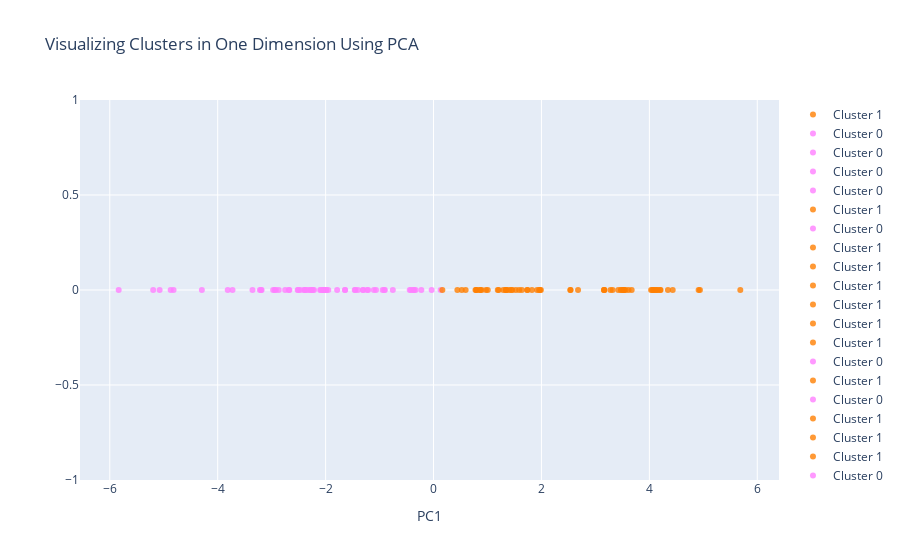

Notebook code cell kept with this figure:
### Code cell
data = []

country_cluster = []
colors = ['rgba(255, 128, 255, 0.8)', 'rgba(255, 128, 2, 0.8)', 'rgba(0, 255, 200, 0.8)']
for i in range(124):
    data.append(go.Scatter(
                        x = [plotX["PC1_1d"][i]], #x=df_X_reduced[0],
                        y = [0], # ['Cluster ' + str(int(plotX['Cluster'][i]))], 
                        mode = "markers",
                        name = 'Cluster ' + str(int(plotX['Cluster'][i])),
                        #name = 'Cluster ' + str(int(plotX['Cluster'][i])) , # cat_country[i+1],
                        marker = dict(color = colors[int(plotX['Cluster'][i])]),
                        text = ""#cat_country[i+1]
                        #showlegend=True
                ))
    
title = "Visualizing Clusters in One Dimension Using PCA"

layout = dict(title = title,
              xaxis= dict(title= 'PC1',ticklen= 5,zeroline= False),
              yaxis= dict(title= '',ticklen= 5,zeroline= False)
             )

fig = dict(data = data, layout = layout)

fig['data'][0]['showlegend'] = False
#fig['data'][0]['name'] = 'Humidity'

iplot(fig)

### Figure 1 — Plotly figure (JSON) as saved in the notebook; plotly's stock layout.template omitted (floating-point values rounded to 4 significant figures)
{"data": [{"marker": {"color": "rgba(255, 128, 2, 0.8)"}, "mode": "markers", "name": "Cluster 1", "showlegend": false, "text": "", "type": "scatter", "x": [3.168], "y": [0]}, {"marker": {"color": "rgba(255, 128, 2, 0.8)"}, "mode": "markers", "name": "Cluster 1", "text": "", "type": "scatter", "x": [0.8638], "y": [0]}, {"marker": {"color": "rgba(255, 128, 255, 0.8)"}, "mode": "markers", "name": "Cluster 0", "text": "", "type": "scatter", "x": [-2.04], "y": [0]}, {"marker": {"color": "rgba(255, 128, 255, 0.8)"}, "mode": "markers", "name": "Cluster 0", "text": "", "type": "scatter", "x": [-2.869], "y": [0]}, {"marker": {"color": "rgba(255, 128, 255, 0.8)"}, "mode": "markers", "name": "Cluster 0", "text": "", "type": "scatter", "x": [-1.991], "y": [0]}, {"marker": {"color": "rgba(255, 128, 255, 0.8)"}, "mode": "markers", "name": "Cluster 0", "text": "", "type": "scatter", "x": [-2.973], "y": [0]}, {"marker": {"color": "rgba(255, 128, 2, 0.8)"}, "mode": "markers", "name": "Cluster 1", "text": "", "type": "scatter", "x": [0.9722], "y": [0]}, {"marker": {"color": "rgba(255, 128, 255, 0.8)"}, "mode": "markers", "name": "Cluster 0", "text": "", "type": "scatter", "x": [-1.951], "y": [0]}, {"marker": {"color": "rgba(255, 128, 2, 0.8)"}, "mode": "markers", "name": "Cluster 1", "text": "", "type": "scatter", "x": [0.5234], "y": [0]}, {"marker": {"color": "rgba(255, 128, 2, 0.8)"}, "mode": "markers", "name": "Cluster 1", "text": "", "type": "scatter", "x": [2.678], "y": [0]}, {"marker": {"color": "rgba(255, 128, 2, 0.8)"}, "mode": "markers", "name": "Cluster 1", "text": "", "type": "scatter", "x": [3.672], "y": [0]}, {"marker": {"color": "rgba(255, 128, 2, 0.8)"}, "mode": "markers", "name": "Cluster 1", "text": "", "type": "scatter", "x": [1.742], "y": [0]}, {"marker": {"color": "rgba(255, 128, 2, 0.8)"}, "mode": "markers", "name": "Cluster 1", "text": "", "type": "scatter", "x": [3.161], "y": [0]}, {"marker": {"color": "rgba(255, 128, 2, 0.8)"}, "mode": "markers", "name": "Cluster 1", "text": "", "type": "scatter", "x": [0.5949], "y": [0]}, {"marker": {"color": "rgba(255, 128, 255, 0.8)"}, "mode": "markers", "name": "Cluster 0", "text": "", "type": "scatter", "x": [-4.294], "y": [0]}, {"marker": {"color": "rgba(255, 128, 2, 0.8)"}, "mode": "markers", "name": "Cluster 1", "text": "", "type": "scatter", "x": [4.157], "y": [0]}, {"marker": {"color": "rgba(255, 128, 255, 0.8)"}, "mode": "markers", "name": "Cluster 0", "text": "", "type": "scatter", "x": [-0.9438], "y": [0]}, {"marker": {"color": "rgba(255, 128, 2, 0.8)"}, "mode": "markers", "name": "Cluster 1", "text": "", "type": "scatter", "x": [3.518], "y": [0]}, {"marker": {"color": "rgba(255, 128, 2, 0.8)"}, "mode": "markers", "name": "Cluster 1", "text": "", "type": "scatter", "x": [3.56], "y": [0]}, {"marker": {"color": "rgba(255, 128, 2, 0.8)"}, "mode": "markers", "name": "Cluster 1", "text": "", "type": "scatter", "x": [4.913], "y": [0]}, {"marker": {"color": "rgba(255, 128, 255, 0.8)"}, "mode": "markers", "name": "Cluster 0", "text": "", "type": "scatter", "x": [-2.672], "y": [0]}, {"marker": {"color": "rgba(255, 128, 255, 0.8)"}, "mode": "markers", "name": "Cluster 0", "text": "", "type": "scatter", "x": [-3.218], "y": [0]}, {"marker": {"color": "rgba(255, 128, 255, 0.8)"}, "mode": "markers", "name": "Cluster 0", "text": "", "type": "scatter", "x": [-2.75], "y": [0]}, {"marker": {"color": "rgba(255, 128, 2, 0.8)"}, "mode": "markers", "name": "Cluster 1", "text": "", "type": "scatter", "x": [1.824], "y": [0]}, {"marker": {"color": "rgba(255, 128, 255, 0.8)"}, "mode": "markers", "name": "Cluster 0", "text": "", "type": "scatter", "x": [-2.102], "y": [0]}, {"marker": {"color": "rgba(255, 128, 255, 0.8)"}, "mode": "markers", "name": "Cluster 0", "text": "", "type": "scatter", "x": [-2.283], "y": [0]}, {"marker": {"color": "rgba(255, 128, 2, 0.8)"}, "mode": "markers", "name": "Cluster 1", "text": "", "type": "scatter", "x": [1.989], "y": [0]}, {"marker": {"color": "rgba(255, 128, 2, 0.8)"}, "mode": "markers", "name": "Cluster 1", "text": "", "type": "scatter", "x": [3.532], "y": [0]}, {"marker": {"color": "rgba(255, 128, 2, 0.8)"}, "mode": "markers", "name": "Cluster 1", "text": "", "type": "scatter", "x": [4.085], "y": [0]}, {"marker": {"color": "rgba(255, 128, 2, 0.8)"}, "mode": "markers", "name": "Cluster 1", "text": "", "type": "scatter", "x": [1.005], "y": [0]}, {"marker": {"color": "rgba(255, 128, 2, 0.8)"}, "mode": "markers", "name": "Cluster 1", "text": "", "type": "scatter", "x": [1.19], "y": [0]}, {"marker": {"color": "rgba(255, 128, 255, 0.8)"}, "mode": "markers", "name": "Cluster 0", "text": "", "type": "scatter", "x": [-2.238], "y": [0]}, {"marker": {"color": "rgba(255, 128, 255, 0.8)"}, "mode": "markers", "name": "Cluster 0", "text": "", "type": "scatter", "x": [-2.683], "y": [0]}, {"marker": {"color": "rgba(255, 128, 2, 0.8)"}, "mode": "markers", "name": "Cluster 1", "text": "", "type": "scatter", "x": [3.319], "y": [0]}, {"marker": {"color": "rgba(255, 128, 255, 0.8)"}, "mode": "markers", "name": "Cluster 0", "text": "", "type": "scatter", "x": [-2.39], "y": [0]}, {"marker": {"color": "rgba(255, 128, 255, 0.8)"}, "mode": "markers", "name": "Cluster 0", "text": "", "type": "scatter", "x": [-0.3626], "y": [0]}, {"marker": {"color": "rgba(255, 128, 255, 0.8)"}, "mode": "markers", "name": "Cluster 0", "text": "", "type": "scatter", "x": [-3.814], "y": [0]}, {"marker": {"color": "rgba(255, 128, 255, 0.8)"}, "mode": "markers", "name": "Cluster 0", "text": "", "type": "scatter", "x": [-1.401], "y": [0]}, {"marker": {"color": "rgba(255, 128, 255, 0.8)"}, "mode": "markers", "name": "Cluster 0", "text": "", "type": "scatter", "x": [-2.023], "y": [0]}, {"marker": {"color": "rgba(255, 128, 255, 0.8)"}, "mode": "markers", "name": "Cluster 0", "text": "", "type": "scatter", "x": [-2.467], "y": [0]}, {"marker": {"color": "rgba(255, 128, 255, 0.8)"}, "mode": "markers", "name": "Cluster 0", "text": "", "type": "scatter", "x": [-2.942], "y": [0]}, {"marker": {"color": "rgba(255, 128, 2, 0.8)"}, "mode": "markers", "name": "Cluster 1", "text": "", "type": "scatter", "x": [3.476], "y": [0]}, {"marker": {"color": "rgba(255, 128, 2, 0.8)"}, "mode": "markers", "name": "Cluster 1", "text": "", "type": "scatter", "x": [4.433], "y": [0]}, {"marker": {"color": "rgba(255, 128, 255, 0.8)"}, "mode": "markers", "name": "Cluster 0", "text": "", "type": "scatter", "x": [-4.818], "y": [0]}, {"marker": {"color": "rgba(255, 128, 255, 0.8)"}, "mode": "markers", "name": "Cluster 0", "text": "", "type": "scatter", "x": [-1.306], "y": [0]}, {"marker": {"color": "rgba(255, 128, 2, 0.8)"}, "mode": "markers", "name": "Cluster 1", "text": "", "type": "scatter", "x": [1.209], "y": [0]}, {"marker": {"color": "rgba(255, 128, 255, 0.8)"}, "mode": "markers", "name": "Cluster 0", "text": "", "type": "scatter", "x": [-2.924], "y": [0]}, {"marker": {"color": "rgba(255, 128, 255, 0.8)"}, "mode": "markers", "name": "Cluster 0", "text": "", "type": "scatter", "x": [-2.324], "y": [0]}, {"marker": {"color": "rgba(255, 128, 255, 0.8)"}, "mode": "markers", "name": "Cluster 0", "text": "", "type": "scatter", "x": [-0.9019], "y": [0]}, {"marker": {"color": "rgba(255, 128, 255, 0.8)"}, "mode": "markers", "name": "Cluster 0", "text": "", "type": "scatter", "x": [-0.3334], "y": [0]}, {"marker": {"color": "rgba(255, 128, 255, 0.8)"}, "mode": "markers", "name": "Cluster 0", "text": "", "type": "scatter", "x": [-2.517], "y": [0]}, {"marker": {"color": "rgba(255, 128, 255, 0.8)"}, "mode": "markers", "name": "Cluster 0", "text": "", "type": "scatter", "x": [-3.355], "y": [0]}, {"marker": {"color": "rgba(255, 128, 255, 0.8)"}, "mode": "markers", "name": "Cluster 0", "text": "", "type": "scatter", "x": [-2.396], "y": [0]}, {"marker": {"color": "rgba(255, 128, 2, 0.8)"}, "mode": "markers", "name": "Cluster 1", "text": "", "type": "scatter", "x": [0.4418], "y": [0]}, {"marker": {"color": "rgba(255, 128, 255, 0.8)"}, "mode": "markers", "name": "Cluster 0", "text": "", "type": "scatter", "x": [-4.872], "y": [0]}, {"marker": {"color": "rgba(255, 128, 2, 0.8)"}, "mode": "markers", "name": "Cluster 1", "text": "", "type": "scatter", "x": [2.537], "y": [0]}, {"marker": {"color": "rgba(255, 128, 2, 0.8)"}, "mode": "markers", "name": "Cluster 1", "text": "", "type": "scatter", "x": [4.118], "y": [0]}, {"marker": {"color": "rgba(255, 128, 2, 0.8)"}, "mode": "markers", "name": "Cluster 1", "text": "", "type": "scatter", "x": [3.613], "y": [0]}, {"marker": {"color": "rgba(255, 128, 2, 0.8)"}, "mode": "markers", "name": "Cluster 1", "text": "", "type": "scatter", "x": [1.638], "y": [0]}, {"marker": {"color": "rgba(255, 128, 255, 0.8)"}, "mode": "markers", "name": "Cluster 0", "text": "", "type": "scatter", "x": [-2.507], "y": [0]}, {"marker": {"color": "rgba(255, 128, 255, 0.8)"}, "mode": "markers", "name": "Cluster 0", "text": "", "type": "scatter", "x": [-0.2266], "y": [0]}, {"marker": {"color": "rgba(255, 128, 2, 0.8)"}, "mode": "markers", "name": "Cluster 1", "text": "", "type": "scatter", "x": [1.46], "y": [0]}, {"marker": {"color": "rgba(255, 128, 255, 0.8)"}, "mode": "markers", "name": "Cluster 0", "text": "", "type": "scatter", "x": [-5.077], "y": [0]}, {"marker": {"color": "rgba(255, 128, 2, 0.8)"}, "mode": "markers", "name": "Cluster 1", "text": "", "type": "scatter", "x": [2.537], "y": [0]}, {"marker": {"color": "rgba(255, 128, 2, 0.8)"}, "mode": "markers", "name": "Cluster 1", "text": "", "type": "scatter", "x": [1.524], "y": [0]}, {"marker": {"color": "rgba(255, 128, 2, 0.8)"}, "mode": "markers", "name": "Cluster 1", "text": "", "type": "scatter", "x": [4.198], "y": [0]}, {"marker": {"color": "rgba(255, 128, 2, 0.8)"}, "mode": "markers", "name": "Cluster 1", "text": "", "type": "scatter", "x": [3.28], "y": [0]}, {"marker": {"color": "rgba(255, 128, 255, 0.8)"}, "mode": "markers", "name": "Cluster 0", "text": "", "type": "scatter", "x": [-1.45], "y": [0]}, {"marker": {"color": "rgba(255, 128, 2, 0.8)"}, "mode": "markers", "name": "Cluster 1", "text": "", "type": "scatter", "x": [4.208], "y": [0]}, {"marker": {"color": "rgba(255, 128, 255, 0.8)"}, "mode": "markers", "name": "Cluster 0", "text": "", "type": "scatter", "x": [-1.786], "y": [0]}, {"marker": {"color": "rgba(255, 128, 2, 0.8)"}, "mode": "markers", "name": "Cluster 1", "text": "", "type": "scatter", "x": [4.053], "y": [0]}, {"marker": {"color": "rgba(255, 128, 255, 0.8)"}, "mode": "markers", "name": "Cluster 0", "text": "", "type": "scatter", "x": [-2.215], "y": [0]}, {"marker": {"color": "rgba(255, 128, 2, 0.8)"}, "mode": "markers", "name": "Cluster 1", "text": "", "type": "scatter", "x": [0.7944], "y": [0]}, {"marker": {"color": "rgba(255, 128, 255, 0.8)"}, "mode": "markers", "name": "Cluster 0", "text": "", "type": "scatter", "x": [-5.835], "y": [0]}, {"marker": {"color": "rgba(255, 128, 255, 0.8)"}, "mode": "markers", "name": "Cluster 0", "text": "", "type": "scatter", "x": [-1.067], "y": [0]}, {"marker": {"color": "rgba(255, 128, 2, 0.8)"}, "mode": "markers", "name": "Cluster 1", "text": "", "type": "scatter", "x": [4.032], "y": [0]}, {"marker": {"color": "rgba(255, 128, 255, 0.8)"}, "mode": "markers", "name": "Cluster 0", "text": "", "type": "scatter", "x": [-1.211], "y": [0]}, {"marker": {"color": "rgba(255, 128, 255, 0.8)"}, "mode": "markers", "name": "Cluster 0", "text": "", "type": "scatter", "x": [-0.4408], "y": [0]}, {"marker": {"color": "rgba(255, 128, 2, 0.8)"}, "mode": "markers", "name": "Cluster 1", "text": "", "type": "scatter", "x": [0.7969], "y": [0]}, {"marker": {"color": "rgba(255, 128, 255, 0.8)"}, "mode": "markers", "name": "Cluster 0", "text": "", "type": "scatter", "x": [-3.726], "y": [0]}, {"marker": {"color": "rgba(255, 128, 255, 0.8)"}, "mode": "markers", "name": "Cluster 0", "text": "", "type": "scatter", "x": [-0.03501], "y": [0]}, {"marker": {"color": "rgba(255, 128, 2, 0.8)"}, "mode": "markers", "name": "Cluster 1", "text": "", "type": "scatter", "x": [1.587], "y": [0]}, {"marker": {"color": "rgba(255, 128, 255, 0.8)"}, "mode": "markers", "name": "Cluster 0", "text": "", "type": "scatter", "x": [-5.196], "y": [0]}, {"marker": {"color": "rgba(255, 128, 255, 0.8)"}, "mode": "markers", "name": "Cluster 0", "text": "", "type": "scatter", "x": [-2.049], "y": [0]}, {"marker": {"color": "rgba(255, 128, 2, 0.8)"}, "mode": "markers", "name": "Cluster 1", "text": "", "type": "scatter", "x": [3.525], "y": [0]}, {"marker": {"color": "rgba(255, 128, 255, 0.8)"}, "mode": "markers", "name": "Cluster 0", "text": "", "type": "scatter", "x": [0.131], "y": [0]}, {"marker": {"color": "rgba(255, 128, 255, 0.8)"}, "mode": "markers", "name": "Cluster 0", "text": "", "type": "scatter", "x": [-1.987], "y": [0]}, {"marker": {"color": "rgba(255, 128, 2, 0.8)"}, "mode": "markers", "name": "Cluster 1", "text": "", "type": "scatter", "x": [3.424], "y": [0]}, {"marker": {"color": "rgba(255, 128, 255, 0.8)"}, "mode": "markers", "name": "Cluster 0", "text": "", "type": "scatter", "x": [-1.642], "y": [0]}, {"marker": {"color": "rgba(255, 128, 255, 0.8)"}, "mode": "markers", "name": "Cluster 0", "text": "", "type": "scatter", "x": [-0.7543], "y": [0]}, {"marker": {"color": "rgba(255, 128, 2, 0.8)"}, "mode": "markers", "name": "Cluster 1", "text": "", "type": "scatter", "x": [4.344], "y": [0]}, {"marker": {"color": "rgba(255, 128, 2, 0.8)"}, "mode": "markers", "name": "Cluster 1", "text": "", "type": "scatter", "x": [1.357], "y": [0]}, {"marker": {"color": "rgba(255, 128, 255, 0.8)"}, "mode": "markers", "name": "Cluster 0", "text": "", "type": "scatter", "x": [-0.4189], "y": [0]}, {"marker": {"color": "rgba(255, 128, 255, 0.8)"}, "mode": "markers", "name": "Cluster 0", "text": "", "type": "scatter", "x": [-0.3729], "y": [0]}, {"marker": {"color": "rgba(255, 128, 255, 0.8)"}, "mode": "markers", "name": "Cluster 0", "text": "", "type": "scatter", "x": [-2.266], "y": [0]}, {"marker": {"color": "rgba(255, 128, 2, 0.8)"}, "mode": "markers", "name": "Cluster 1", "text": "", "type": "scatter", "x": [0.1636], "y": [0]}, {"marker": {"color": "rgba(255, 128, 2, 0.8)"}, "mode": "markers", "name": "Cluster 1", "text": "", "type": "scatter", "x": [1.973], "y": [0]}, {"marker": {"color": "rgba(255, 128, 2, 0.8)"}, "mode": "markers", "name": "Cluster 1", "text": "", "type": "scatter", "x": [3.478], "y": [0]}, {"marker": {"color": "rgba(255, 128, 255, 0.8)"}, "mode": "markers", "name": "Cluster 0", "text": "", "type": "scatter", "x": [-3.197], "y": [0]}, {"marker": {"color": "rgba(255, 128, 255, 0.8)"}, "mode": "markers", "name": "Cluster 0", "text": "", "type": "scatter", "x": [-2.086], "y": [0]}, {"marker": {"color": "rgba(255, 128, 2, 0.8)"}, "mode": "markers", "name": "Cluster 1", "text": "", "type": "scatter", "x": [0.7776], "y": [0]}, {"marker": {"color": "rgba(255, 128, 2, 0.8)"}, "mode": "markers", "name": "Cluster 1", "text": "", "type": "scatter", "x": [1.339], "y": [0]}, {"marker": {"color": "rgba(255, 128, 255, 0.8)"}, "mode": "markers", "name": "Cluster 0", "text": "", "type": "scatter", "x": [-1.639], "y": [0]}, {"marker": {"color": "rgba(255, 128, 2, 0.8)"}, "mode": "markers", "name": "Cluster 1", "text": "", "type": "scatter", "x": [4.074], "y": [0]}, {"marker": {"color": "rgba(255, 128, 2, 0.8)"}, "mode": "markers", "name": "Cluster 1", "text": "", "type": "scatter", "x": [1.918], "y": [0]}, {"marker": {"color": "rgba(255, 128, 2, 0.8)"}, "mode": "markers", "name": "Cluster 1", "text": "", "type": "scatter", "x": [0.8939], "y": [0]}, {"marker": {"color": "rgba(255, 128, 2, 0.8)"}, "mode": "markers", "name": "Cluster 1", "text": "", "type": "scatter", "x": [1.405], "y": [0]}, {"marker": {"color": "rgba(255, 128, 255, 0.8)"}, "mode": "markers", "name": "Cluster 0", "text": "", "type": "scatter", "x": [-1.307], "y": [0]}, {"marker": {"color": "rgba(255, 128, 2, 0.8)"}, "mode": "markers", "name": "Cluster 1", "text": "", "type": "scatter", "x": [1.958], "y": [0]}, {"marker": {"color": "rgba(255, 128, 255, 0.8)"}, "mode": "markers", "name": "Cluster 0", "text": "", "type": "scatter", "x": [-0.9149], "y": [0]}, {"marker": {"color": "rgba(255, 128, 2, 0.8)"}, "mode": "markers", "name": "Cluster 1", "text": "", "type": "scatter", "x": [1.735], "y": [0]}, {"marker": {"color": "rgba(255, 128, 2, 0.8)"}, "mode": "markers", "name": "Cluster 1", "text": "", "type": "scatter", "x": [1.34], "y": [0]}, {"marker": {"color": "rgba(255, 128, 255, 0.8)"}, "mode": "markers", "name": "Cluster 0", "text": "", "type": "scatter", "x": [-1.46], "y": [0]}, {"marker": {"color": "rgba(255, 128, 255, 0.8)"}, "mode": "markers", "name": "Cluster 0", "text": "", "type": "scatter", "x": [-3.187], "y": [0]}, {"marker": {"color": "rgba(255, 128, 2, 0.8)"}, "mode": "markers", "name": "Cluster 1", "text": "", "type": "scatter", "x": [1.293], "y": [0]}, {"marker": {"color": "rgba(255, 128, 255, 0.8)"}, "mode": "markers", "name": "Cluster 0", "text": "", "type": "scatter", "x": [-1.106], "y": [0]}, {"marker": {"color": "rgba(255, 128, 255, 0.8)"}, "mode": "markers", "name": "Cluster 0", "text": "", "type": "scatter", "x": [-1.231], "y": [0]}, {"marker": {"color": "rgba(255, 128, 2, 0.8)"}, "mode": "markers", "name": "Cluster 1", "text": "", "type": "scatter", "x": [5.685], "y": [0]}, {"marker": {"color": "rgba(255, 128, 255, 0.8)"}, "mode": "markers", "name": "Cluster 0", "text": "", "type": "scatter", "x": [-2.363], "y": [0]}, {"marker": {"color": "rgba(255, 128, 2, 0.8)"}, "mode": "markers", "name": "Cluster 1", "text": "", "type": "scatter", "x": [0.8617], "y": [0]}, {"marker": {"color": "rgba(255, 128, 2, 0.8)"}, "mode": "markers", "name": "Cluster 1", "text": "", "type": "scatter", "x": [1.442], "y": [0]}, {"marker": {"color": "rgba(255, 128, 2, 0.8)"}, "mode": "markers", "name": "Cluster 1", "text": "", "type": "scatter", "x": [4.134], "y": [0]}, {"marker": {"color": "rgba(255, 128, 2, 0.8)"}, "mode": "markers", "name": "Cluster 1", "text": "", "type": "scatter", "x": [4.937], "y": [0]}, {"marker": {"color": "rgba(255, 128, 2, 0.8)"}, "mode": "markers", "name": "Cluster 1", "text": "", "type": "scatter", "x": [3.158], "y": [0]}], "layout": {"autosize": true, "title": {"text": "Visualizing Clusters in One Dimension Using PCA"}, "xaxis": {"autorange": true, "range": [-6.534, 6.385], "ticklen": 5, "title": {"text": "PC1"}, "type": "linear", "zeroline": false}, "yaxis": {"autorange": true, "range": [-1, 1], "ticklen": 5, "title": {"text": ""}, "type": "linear", "zeroline": false}}}
